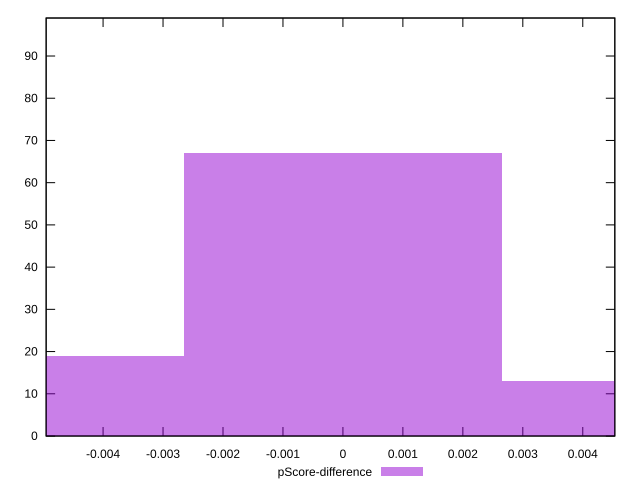

This figure's gnuplot source:
reset

$pScoreDifference <<EOF
0 67
-0.005307522478670288 19
0.005307522478670288 13
EOF

set key outside below
set boxwidth 0.005307522478670288
set xrange [-0.004949468529451828:0.004534501959579107]
set yrange [0:99]
set trange [0:99]
set style fill transparent solid 0.5 noborder
set terminal svg size 640, 490 enhanced background rgb 'white'
set output "report/report_00029_2021-02-24T13-36-40.390Z/total-blocking-time/samples/card/pScore-difference/histogram.svg"

plot $pScoreDifference title "pScore-difference" with boxes

reset
